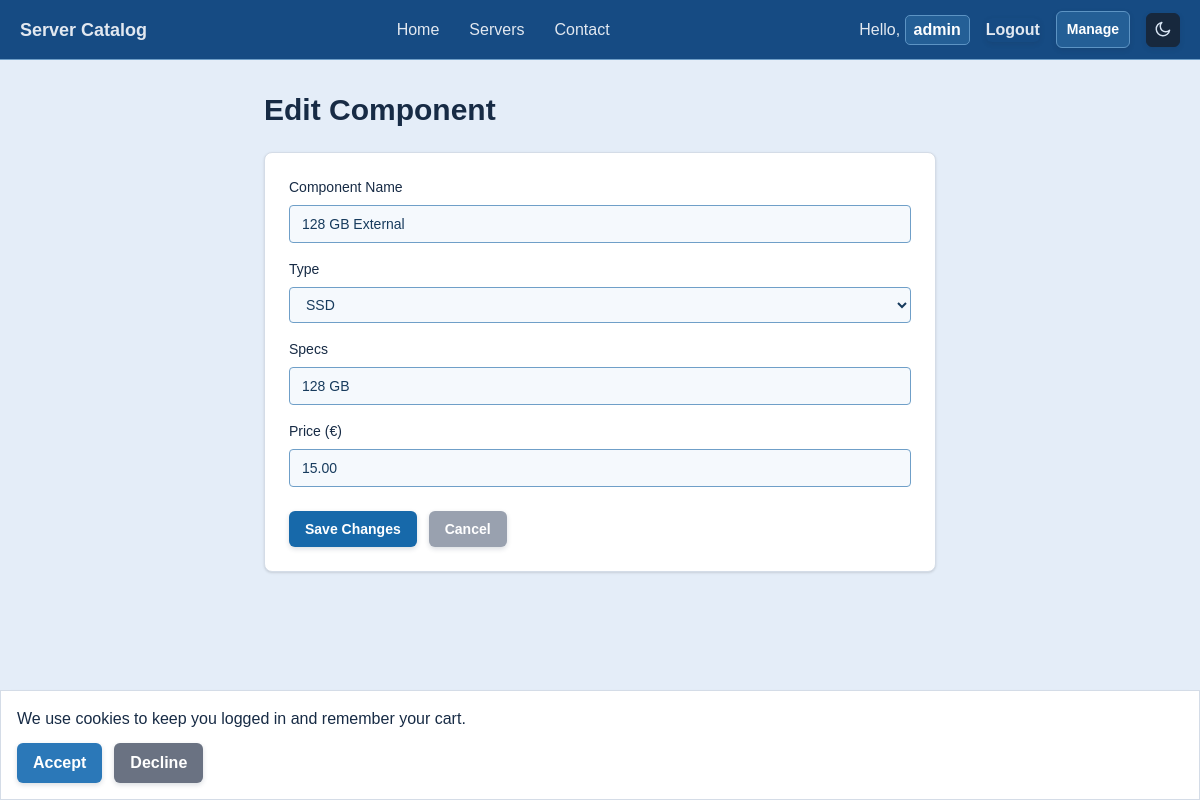
/public/admin/components.php?action=edit&id=1 (signed in), run on the app's committed database.
### tables this page shows
CREATE TABLE `components` (
  `id` int(11) NOT NULL,
  `name` varchar(255) NOT NULL,
  `type` enum('ram','cpu','ssd','hdd','gpu','storage') NOT NULL,
  `value` varchar(50) NOT NULL,
  `price` decimal(10,2) NOT NULL,
  `server_id` int(11) DEFAULT NULL,
  `available` tinyint(1) NOT NULL DEFAULT 1
);

### src/controllers/admin/ComponentController.php (called while the page is built, shortened)
<?php
require_once base_path('src/Models/Component.php');
class ComponentController {
	private $componentModel;
	public function __construct($pdo) {
		$this->componentModel = new Component($pdo);
	}
	public function edit($id) {
		$component = $this->componentModel->getById($id);
		require_once base_path('templates/admin/component-edit.php');
	}
}

### src/models/Component.php (called while the page is built, shortened)
<?php
class Component {
    private $pdo;
    public function __construct($pdo) {
        $this->pdo = $pdo;
    }
    public function getById($id) {
        $stmt = $this->pdo->prepare("SELECT * FROM components WHERE id = :id");
        $stmt->execute([':id' => $id]);
        return $stmt->fetch();
    }
}

### templates/admin/component-edit.php (the view, shortened to what this page needs)
<?php require base_path('templates/header.php'); ?>
<main class="p-8">
    <div class="max-w-2xl mx-auto">
        <h1 class="text-3xl font-bold mb-6">Edit Component</h1>
        <div class="bg-white rounded-lg shadow p-6">
            <form method="POST" class="notification-validation-form" novalidate>
                <div class="flex flex-col gap-2 mb-4">
                    <label class="text-sm font-medium">Component Name</label>
                    <input type="text" name="name" value="<?= htmlspecialchars($component['name']) ?>"
                           class="border rounded px-3 py-2 text-sm" required>
                </div>
                <div class="flex flex-col gap-2 mb-4">
                    <label class="text-sm font-medium">Type</label>
                    <select name="type" class="border rounded px-3 py-2 text-sm" required>
                        <option value="ssd" <?= $component['type'] === 'ssd' ? 'selected' : '' ?>>SSD</option>
                    </select>
                </div>
                <div class="flex flex-col gap-2 mb-4">
                    <label class="text-sm font-medium">Specs</label>
                    <input type="text" name="value" value="<?= htmlspecialchars($component['value']) ?>"
                           class="border rounded px-3 py-2 text-sm" required>
                </div>
                <div class="flex flex-col gap-2 mb-6">
                    <label class="text-sm font-medium">Price (€)</label>
                    <input type="number" name="price" step="0.01" min="0" value="<?= $component['price'] ?>"
                           class="border rounded px-3 py-2 text-sm" required>
                </div>
                <div class="flex gap-3">
                    <button type="submit" class="bg-blue-600 text-white px-4 py-2 rounded hover:bg-blue-700 text-sm">
                        Save Changes
                    </button>
                    <a href="<?= BASE_URL ?>/admin/components.php" class="bg-gray-400 text-white px-4 py-2 rounded hover:bg-gray-500 text-sm">
                        Cancel
                    </a>
                </div>
            </form>
        </div>
    </div>
</main>
<?php require base_path('templates/footer.php'); ?>

### public/css/main.css (style rules this page uses)
* { box-sizing: border-box; }
button, a[class*="bg-"], a[style*="background-color"], .btn, .custom-file-button { transition: transform 0.2s ease, box-shadow 0.2s ease, opacity 0.2s ease, background-color 0.2s ease; }
body { font-family: Arial, Helvetica, sans-serif; background-color: #cbe3c5; color: #222; transition: background-color 0.2s ease, color 0.2s ease; }
html, body { min-height: 100%; }
body { display: flex; flex-direction: column; min-height: 100vh; }
main { flex: 1 0 auto; }

### public/css/admin.css (style rules this page uses)
.admin-page { background-color: #e4edf8; color: #172b45; }
.admin-page main { background-color: #e4edf8; }
.admin-page .bg-white { background-color: #ffffff !important; border: 1px solid #d4dce7; }
.admin-page button, .admin-page a[class*="bg-"] { border-radius: 6px; font-weight: 600; box-shadow: 0 2px 5px rgb(23 43 69 / 16%); }
.admin-page .border-gray-200, .admin-page .border-gray-300, .admin-page .border, .admin-page .border-b, .admin-page .border-t { border-color: #6f9fc8 !important; }
.admin-page input, .admin-page select, .admin-page textarea { border-color: #7fa8ca !important; background-color: #f5f9fd !important; color: #173b5d !important; }
.admin-page .bg-blue-600, .admin-page .bg-blue-500 { background-color: #1769aa !important; }

### data on the page
components: name "128 GB External", type "SSD", value "128 GB", price "15.00"

### other printed values
$_SESSION['user_name'] "admin"
